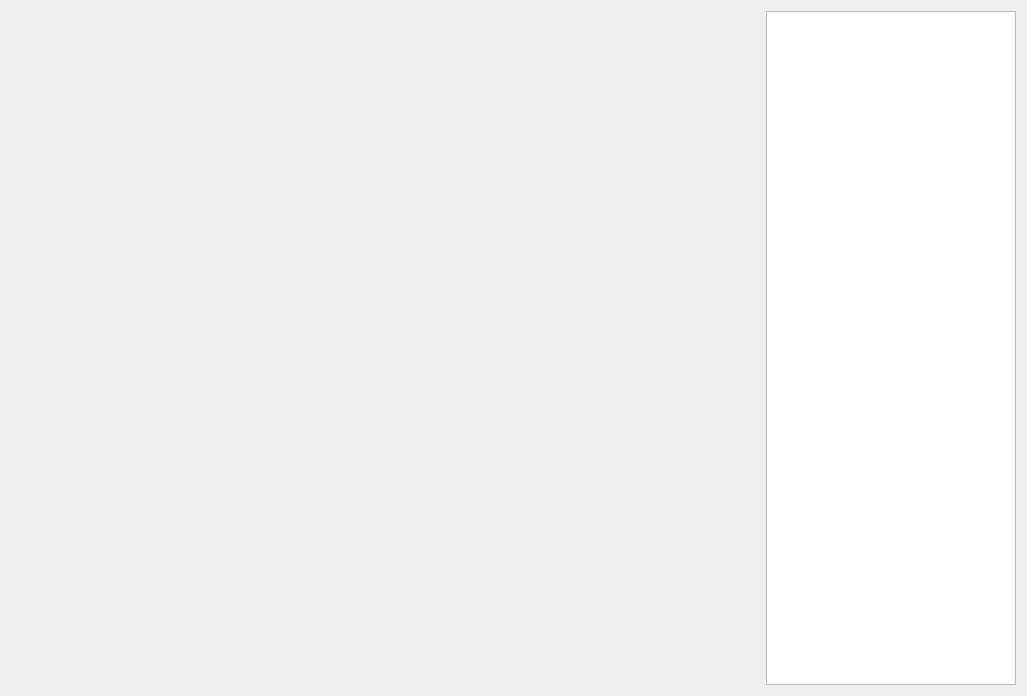
<?xml version="1.0" encoding="UTF-8"?>
<ui version="4.0">
 <class>Cone2</class>
 <widget class="QWidget" name="Cone2">
  <property name="geometry">
   <rect>
    <x>0</x>
    <y>0</y>
    <width>1027</width>
    <height>696</height>
   </rect>
  </property>
  <property name="windowTitle">
   <string>Form</string>
  </property>
  <layout class="QGridLayout" name="gridLayout" columnstretch="3,1">
   <property name="sizeConstraint">
    <enum>QLayout::SetDefaultConstraint</enum>
   </property>
   <item row="0" column="0">
    <widget class="QVTKOpenGLWidget" name="widget" native="true"/>
   </item>
   <item row="0" column="1">
    <widget class="QTextBrowser" name="textBrowser"/>
   </item>
  </layout>
 </widget>
 <customwidgets>
  <customwidget>
   <class>QVTKOpenGLWidget</class>
   <extends>QWidget</extends>
   <header location="global">qvtkopenglwidget.h</header>
   <container>1</container>
  </customwidget>
 </customwidgets>
 <resources/>
 <connections/>
</ui>
